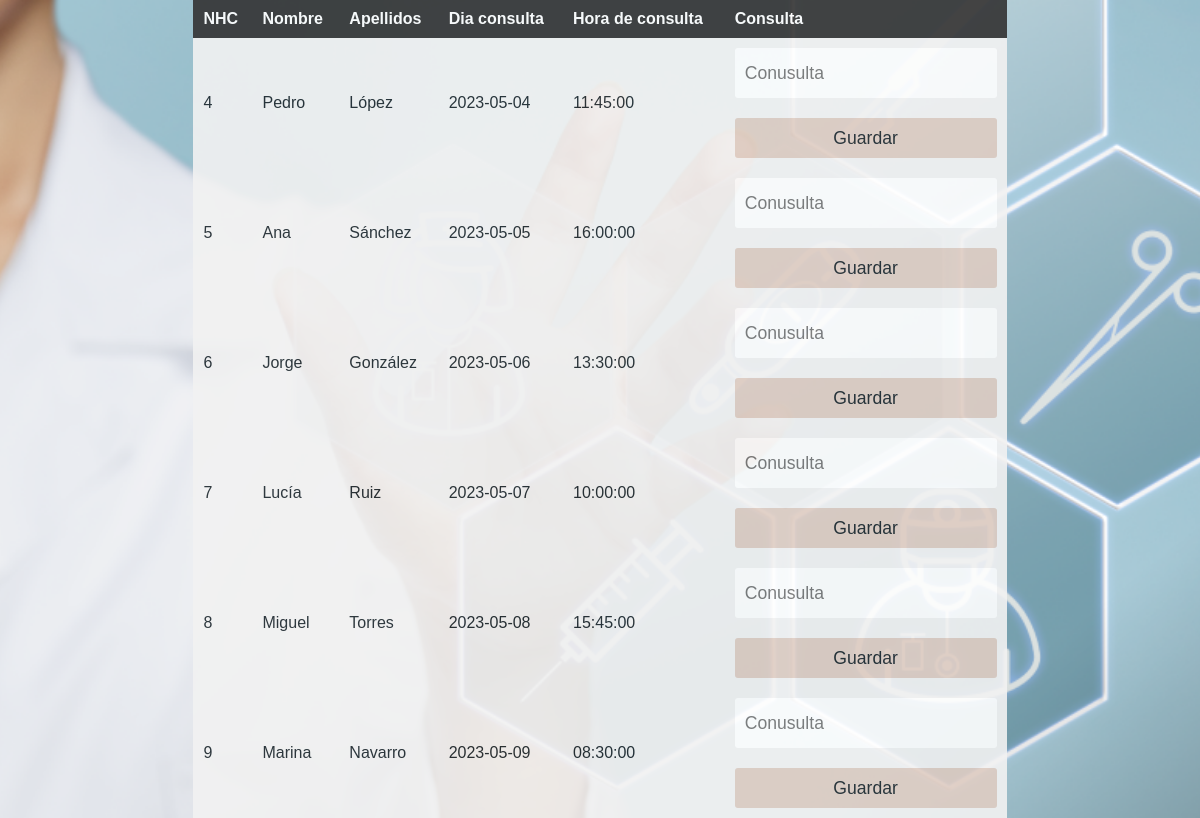
The app's page /TFG_Alberto_Valenzuela/medico.PHP with its own data.
### tables this page shows
CREATE TABLE `agenda` (
  `cod` int(11) NOT NULL,
  `fech_consul` date NOT NULL,
  `hora` time NOT NULL,
  `nhc_paciente` int(6) NOT NULL
);

CREATE TABLE `pacientes` (
  `NHC` int(6) NOT NULL COMMENT 'NHC',
  `DNI` varchar(9) NOT NULL COMMENT 'DNI',
  `NOMBRE` text NOT NULL COMMENT 'NOMBRE',
  `APELLIDOS` text NOT NULL COMMENT 'APELLIDOS',
  `FNACI` date NOT NULL COMMENT 'FECHA NACIMIENTO'
);

### TFG_Alberto_Valenzuela/medico.PHP (the view, shortened to what this page needs)
<!DOCTYPE html>
<html>
  <head>
        <link rel="stylesheet" href="css/estilos.css">
  </head>
  <body>
        <div class="tabla">
        <?php
                $sname= "localhost";
                $unmae= "root";
                $password = "";
                $db_name = "tfg";
                $conn = mysqli_connect($sname, $unmae, $password, $db_name);
                $consul = mysqli_query($conn,"SELECT * FROM agenda");
                if (mysqli_num_rows($consul) > 0) {
                    echo "<table id='agenda'>";
                    echo "<tr>";
                    echo "<th >NHC</th>";
                    echo "<th>Nombre</th>";
                    echo "<th>Apellidos</th>";
                    echo "<th> Dia consulta </th>";
                    echo "<th> Hora de consulta </th>";
                    echo "<th> Consulta </th>";
                    while ($cont = mysqli_fetch_assoc($consul)){
                        $nom = mysqli_query($conn, "SELECT * FROM pacientes WHERE NHC =".$cont['nhc_paciente']);
                        $nomb = mysqli_fetch_assoc($nom);
                        $fech=$cont['fech_consul'];
                        echo"<tr>";
                        echo "<td >".$cont['nhc_paciente'] ."</td>";
                        echo "<td >".$nomb['NOMBRE']."</td>";
                        echo "<td >".$nomb['APELLIDOS']."</td>";
                        echo "<td>".$fech."</td>";
                        echo "<td>".$cont['hora'] ."</td>";
                        echo "<td>";
                        echo "<form method='POST' >";
                        echo "<input type='text' name='consulta' placeholder='Conusulta' required>";
                        echo " <button  type='submit' title='ingresar' name='agregar'>Guardar</button>";
                        echo "</form>";
                        echo "</td>";
                        echo "</tr>";
                }
            }
            echo "</table>";
            ?>
        </div>
        </body>
</html>

### TFG_Alberto_Valenzuela/css/estilos.css (style rules this page uses)
body { font-family: 'Overpass', sans-serif; font-weight: normal; font-size: 100%; color: #1b262c; display: flex; align-items: center; justify-content: center; margin: 0; padding: 0; min-width: 100vw; min-height: 100vh; width: 100%; height: 100%; background-image:url(../imagenes/fondoweb.jpg); background-position: center; background-size: cover; opacity: 0.9; filter: alpha(opacity=50) }

### TFG_Alberto_Valenzuela/medico.PHP (style rules this page uses)
body { font-family: 'Overpass', sans-serif; font-weight: normal; font-size: 100%; color: #1b262c; display: flex; align-items: center; justify-content: center; margin: 0; padding: 0; min-width: 100vw; min-height: 100vh; width: 100%; height: 100%; background-image:url(imagenes/fondoweb.jpg); background-position: center; background-size: cover; opacity: 0.9; filter: alpha(opacity=50) }
.tabla { margin: 0 auto; }
table { border-collapse: collapse; width: 100%; max-width: 900px; margin-right: 60px; }
th, td { padding: 10px; text-align: left; }
th { background-color: #333; color: white; }
tr { background-color: #f2f2f2; }
button { font-family: 'Overpass', sans-serif; font-size: 110%; color:#1b262c; width: 100%; height: 40px; border: none; border-radius: 3px 3px 3px 3px; -moz-border-radius: 3px 3px 3px 3px; -webkit-border-radius: 3px 3px 3px 3px; background-color: #dfcdc3; margin-top: 10px; }
input { font-family: 'Overpass', sans-serif; font-size: 110%; color: #7f94a0; display: block; width: 100%; height: 50px; margin-bottom: 10px; padding: 5px 5px 5px 10px; box-sizing: border-box; border: none; border-radius: 3px 3px 3px 3px; -moz-border-radius: 3px 3px 3px 3px; -webkit-border-radius: 3px 3px 3px 3px; }

### records on screen
agenda: nhc_paciente "4", nhc_paciente.NOMBRE "Pedro", nhc_paciente.APELLIDOS "López", fech_consul "2023-05-04", hora "11:45:00"
agenda: nhc_paciente "5", nhc_paciente.NOMBRE "Ana", nhc_paciente.APELLIDOS "Sánchez", fech_consul "2023-05-05", hora "16:00:00"
agenda: nhc_paciente "6", nhc_paciente.NOMBRE "Jorge", nhc_paciente.APELLIDOS "González", fech_consul "2023-05-06", hora "13:30:00"
agenda: nhc_paciente "7", nhc_paciente.NOMBRE "Lucía", nhc_paciente.APELLIDOS "Ruiz", fech_consul "2023-05-07", hora "10:00:00"
agenda: nhc_paciente "8", nhc_paciente.NOMBRE "Miguel", nhc_paciente.APELLIDOS "Torres", fech_consul "2023-05-08", hora "15:45:00"
agenda: nhc_paciente "9", nhc_paciente.NOMBRE "Marina", nhc_paciente.APELLIDOS "Navarro", fech_consul "2023-05-09", hora "08:30:00"
